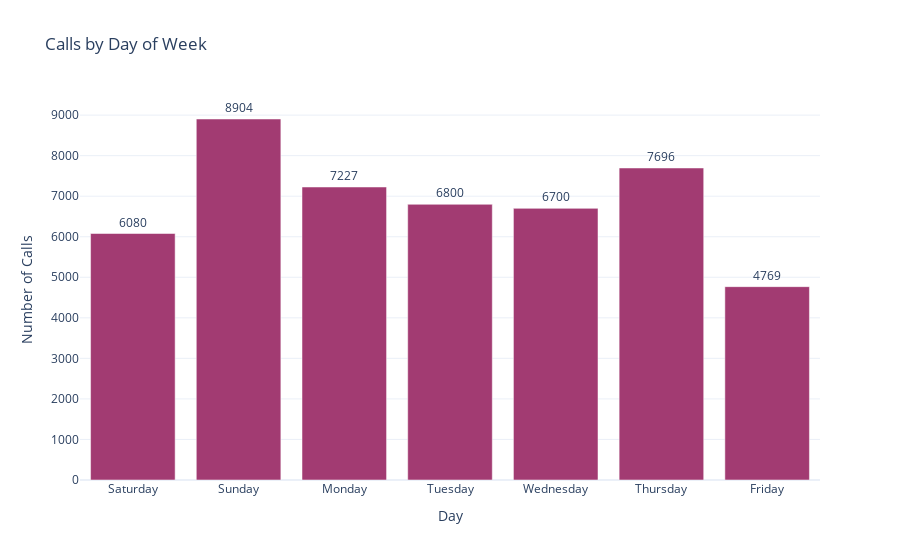

The notebook cell this image was saved under:
### Code cell
day_order = ['Saturday', 'Sunday', 'Monday', 'Tuesday', 'Wednesday', 'Thursday', 'Friday']

dow = (
working_data.groupby('day_of_week')
.size()
.reset_index(name='call_count'))

dow['day_of_week'] = pd.Categorical(dow['day_of_week'], categories=day_order, ordered=True)
dow = dow.sort_values('day_of_week')

fig = px.bar(
dow,
x='day_of_week',
y='call_count',
text='call_count',
title='Calls by Day of Week',
labels={'day_of_week': 'Day', 'call_count': 'Number of Calls'},
color_discrete_sequence=[COLORS['secondary']])

fig.update_layout(template=PLOTLY_TEMPLATE, showlegend=False)
fig.update_traces(textposition='outside')
fig.show()

### Figure 1 — Plotly figure (JSON) as saved in the notebook; plotly's stock layout.template omitted (floating-point values rounded to 4 significant figures)
{"data": [{"hovertemplate": "Day=%{x}<br>Number of Calls=%{text}<extra></extra>", "legendgroup": "", "marker": {"color": "#A23B72", "pattern": {"shape": ""}}, "name": "", "orientation": "v", "showlegend": false, "text": [6080.0, 8904.0, 7227.0, 6800.0, 6700.0, 7696.0, 4769.0], "textposition": "outside", "x": ["Saturday", "Sunday", "Monday", "Tuesday", "Wednesday", "Thursday", "Friday"], "xaxis": "x", "y": [6080, 8904, 7227, 6800, 6700, 7696, 4769], "yaxis": "y", "type": "bar"}], "layout": {"xaxis": {"anchor": "y", "domain": [0.0, 1.0], "title": {"text": "Day"}}, "yaxis": {"anchor": "x", "domain": [0.0, 1.0], "title": {"text": "Number of Calls"}}, "legend": {"tracegroupgap": 0}, "title": {"text": "Calls by Day of Week"}, "barmode": "relative", "showlegend": false}}
